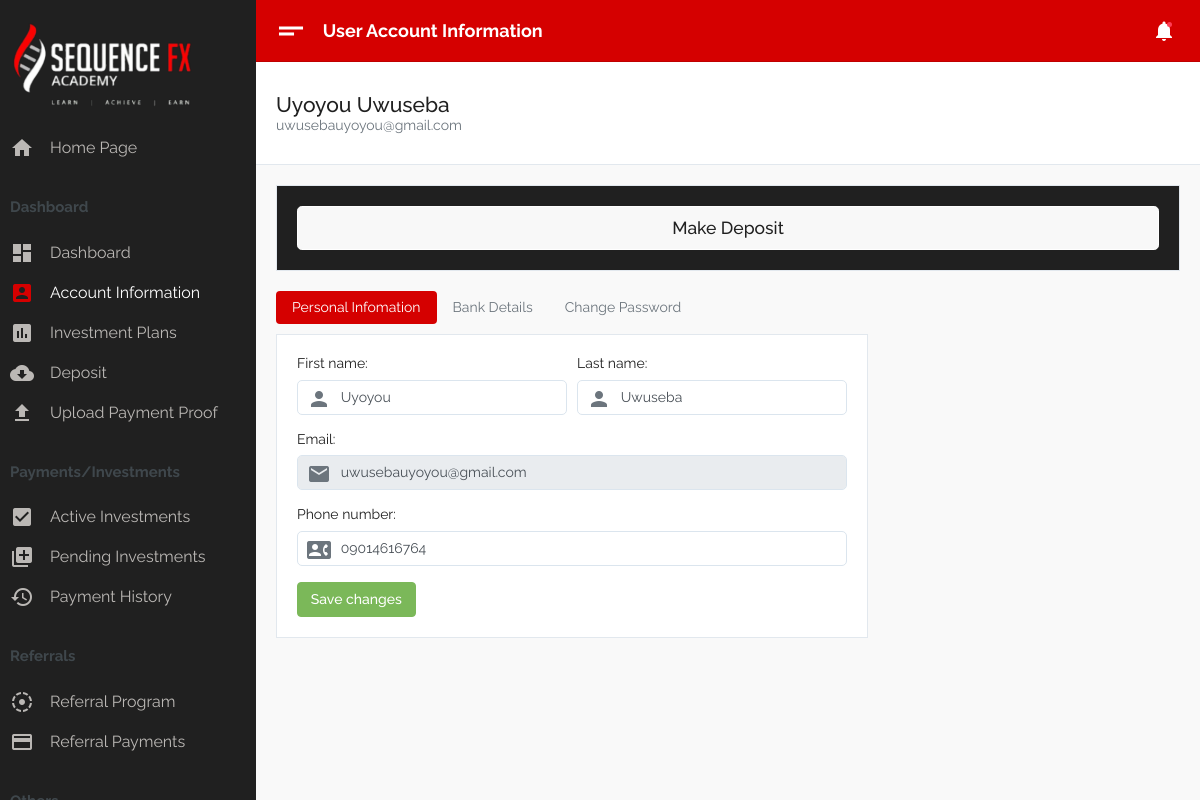
/dashboard/account-info (signed in), run on the app's committed database.
### dashboard/models.py (models this page shows, shortened)
class User(models.Model):
    first_name = models.CharField(max_length=30)
    last_name = models.CharField(max_length=30)
    email = models.EmailField(blank=True,unique=True)
    password = models.CharField(max_length=300)
    country = models.CharField(max_length=50,null=True,blank=True)
    phone_number = models.CharField(max_length=50,null=True,blank=True)
    bank_name = models.CharField(max_length=20,null=True,blank=True)
    bank_account_number = models.CharField(max_length=20,null=True,blank=True)
    bank_account_name=models.CharField(max_length=50,null=True,blank=True)
    is_verified = models.BooleanField(default=False)

### dashboard/views.py (the view, shortened to what this page needs)
# urls.py: path("account-info",views.account_info,name="account-info"),
def account_info(request):
    try:
        uid=request.session['user_id']
    except KeyError:
        return HttpResponseRedirect(reverse('mainsite:login'))
    else:
        try:
            user=User.objects.get(pk=uid)
        except User.DoesNotExist:
            return HttpResponseRedirect(reverse('mainsite:login'))
        else:
            change_form=UserInformationChangeForm(instance=user)
            bank_form=BankForm(instance=user)
            password_change_form=PasswordChangeForm()
            context={
                'form':change_form,
                'bank_form':bank_form,
                'pass_form':password_change_form,
                'page_name': 'User Account Information',
                'user':user,
                'slug':'account-info'
            }
    change_form=UserInformationChangeForm(instance=user)
    bank_form=BankForm(instance=user)
    password_change_form=PasswordChangeForm()
    return render(request,"dashboard/account-info.html",context)

### dashboard/forms.py (shortened to what this page needs)
class UserInformationChangeForm(forms.ModelForm):
    error_messages={
        'invalid_input':'Please fill out the change form with valid input.',
    }
    class Meta:
        model=User
        fields=['first_name','last_name','email','phone_number']

class BankForm(forms.ModelForm):
    class Meta:
        model=User
        fields=['bank_name','bank_account_number','bank_account_name']

### dashboard/templates/dashboard/account-info.html (shortened to what this page needs)
{% extends './base.html' %}
{% load widget_tweaks %}
{% block content %}
<div class="container-fluid">
    <ul class="nav nav-pills mb-2" id="accountTabs" role="tablist">
        <li class="nav-item">
            <a class="nav-link active" id="overview-tab" data-toggle="tab" href="#overview" role="tab" aria-controls="overview">Personal Infomation</a>
        </li>
        <li class="nav-item">
            <a class="nav-link" id="billing-tab" data-toggle="tab" href="#billing" role="tab" aria-controls="billing">Bank Details</a>
        </li>
        <li class="nav-item">
            <a class="nav-link" id="settings-tab" data-toggle="tab" href="#settings" role="tab" aria-controls="settings">Change Password</a>
        </li>
    </ul>
    <div class="tab-content" id="accountTabsContent">
        <div class="tab-pane fade show active" id="overview" role="tabpanel" aria-labelledby="overview-tab">
            <div class="row">
                <div class="col-lg-8">
                    <div class="card card-account">
                        <div class="card-body">
                            <form method="POST" action="{% url 'dashboard:account-info' %}?type=change-account-info">
                                <div class="form-row">
                                    <div class="form-group col-lg-6">
                                        {{ form.first_name.label_tag }}
                                        <div class="input-group input-group--inline">
                                            <div class="input-group-addon">
                                            </div>
                                            {{ form.first_name | add_class:'form-control' }}
                                        </div>
                                    </div>
                                    <div class="form-group col-lg-6">
                                        {{ form.last_name.label_tag }}
                                        <div class="input-group input-group--inline">
                                            <div class="input-group-addon">
                                            </div>
                                            {{ form.last_name | add_class:'form-control' }}
                                        </div>
                                    </div>
                                </div>
                                <div class="form-group">
                                    {{ form.email.label_tag }}
                                    <div class="input-group input-group--inline">
                                        <div class="input-group-addon">
                                        </div>
                                        {{ form.email | add_class:'form-control' | attr:'disabled:disabled' }}
                                    </div>
                                </div>
                                <div class="form-group">
                                    {{ form.phone_number.label_tag }}
                                    <div class="input-group input-group--inline">
                                        <div class="input-group-addon">
                                        </div>
                                        {{ form.phone_number | add_class:'form-control' }}
                                    </div>
                                </div>
                                <button class="btn btn-success">Save changes</button>
                            </form>
                        </div>
                    </div>
                </div>
                <div class="col-lg-4"></div>
            </div>
        </div>
    </div>
</div>
{% endblock %}

### dashboard/templates/dashboard/base.html (shortened to what this page needs)
<!DOCTYPE html>
<html lang="en" dir="ltr">
    {% load static %}
<head>
    <link type="text/css" href="{% static 'dashboard/assets/css/vendor-morris.css' %}" rel="stylesheet">
    <link type="text/css" href="{% static 'dashboard/assets/css/vendor-bootstrap-datepicker.css' %}" rel="stylesheet">
    <link type="text/css" href="{% static 'dashboard/assets/css/app.css' %}" rel="stylesheet">
    <link type="text/css" href="{% static 'dashboard/assets/css/app.rtl.css' %}" rel="stylesheet">
    <link type="text/css" href="{% static 'dashboard/assets/vendor/simplebar.css' %}" rel="stylesheet">
</head>
<body>
    <div class="mdk-drawer-layout js-mdk-drawer-layout" data-fullbleed data-push data-responsive-width="992px" data-has-scrolling-region>
        <div class="mdk-drawer-layout__content">
            <div class="mdk-header-layout js-mdk-header-layout  mdk-header--fixed  mdk-header-layout__content--scrollable">
                <div class="mdk-header js-mdk-header bg-primary" data-fixed>
                    <div class="mdk-header__content">
                        <nav class="navbar navbar-expand-md bg-primary navbar-dark d-flex-none">
                            <button class="btn btn-link text-white pl-0" type="button" data-toggle="sidebar">
    <i class="material-icons align-middle md-36">short_text</i>
  </button>
                            <div class="page-title m-0">{{ page_name }}</div>
                            <div class="collapse navbar-collapse" id="mainNavbar">
                                <ul class="navbar-nav ml-auto align-items-center">
                                    <li class="nav-item dropdown notifications d-flex align-self-center align-items-center" id="navbarNotifications">
                                        <a href="#" class="nav-link dropdown-toggle notifications--active" data-toggle="dropdown" aria-expanded="false">
          <i class="material-icons align-middle">notifications</i>
        </a>
                                    </li>
                                </ul>
                            </div>
                        </nav>
                    </div>
                </div>
                <div class="mdk-header-layout__content top-navbar mdk-header-layout__content--scrollable h-100">
                    <div class="py-4 mb-3 bg-white border-bottom">
                        <div class="container-fluid container-account">
                            <div class="row">
                                <div class="col-lg-6">
                                    <div class="media media-user-info align-items-center">
                                        <div class="media-body lh-1">
                                            <p class="h4 m-0"> {{ user.first_name }} {{ user.last_name }} </p>
                                            <p class="text-muted mb-0"> {{ user.email }} </p>
                                        </div>
                                    </div>
                                </div>
                                <div class="col-lg-6"></div>
                            </div>
                        </div>
                    </div>
                    {% block global %}
                        {% include './info.html'%}
                    {% endblock %}
                    {% block content %}{% endblock %}
                <br /><br /><br /><br /><br />
                </div>
            </div>
        </div>
        <div class="mdk-drawer js-mdk-drawer" id="default-drawer">
            <div class="mdk-drawer__content">
                <div class="mdk-drawer__inner" data-simplebar data-simplebar-force-enabled="true">
                    <nav class="drawer  drawer--dark">
                        <div class="drawer-spacer">
                            <div class="media align-items-center">
                                <a href="{% url 'mainsite:index' %}" class="h5 m-0 text-link"><img src="{% static 'dashboard/assets/images/logo-icon.png' %}" alt="logo"></a>
                            </div>
                        </div>
                        <ul class="drawer-menu" id="dasboardMenu" data-children=".drawer-submenu">
                            <li class="drawer-menu-item">
                                <a href="{% url 'mainsite:index' %}">
        <i class="material-icons">home</i>
        <span class="drawer-menu-text"> Home Page</span>
      </a>
                            </li>
                        </ul>
                        <div class="py-2 drawer-heading">
                            Dashboard
                        </div>
                        <ul class="drawer-menu" id="dasboardMenu" data-children=".drawer-submenu">
                            <li class="drawer-menu-item {% if slug == 'index' %} active {% endif %}">
                                <a href="{% url 'dashboard:index' %}">
        <i class="material-icons">dashboard</i>
        <span class="drawer-menu-text"> Dashboard</span>
      </a>
                            </li>
                            <li class="drawer-menu-item {% if slug == 'account-info' %} active {% endif %}">
                                <a href="{% url 'dashboard:account-info' %}">
        <i class="material-icons">account_box</i>
        <span class="drawer-menu-text"> Account Information</span>
      </a>
                            </li>
                            <li class="drawer-menu-item {% if slug == 'investment-plans' %} active {% endif %}">
                                <a href="{% url 'dashboard:investment-plans' %}">
        <i class="material-icons">insert_chart</i>
        <span class="drawer-menu-text"> Investment Plans</span>
      </a>
                            </li>
                            <li class="drawer-menu-item {% if slug == 'make-deposit' %} active {% endif %}">
                                <a href="{% url 'dashboard:deposit' %}">
        <i class="material-icons">cloud_download</i>
        <span class="drawer-menu-text"> Deposit </span>
      </a>
                            </li>
                            <li class="drawer-menu-item {% if slug == 'upload-pop' %} active {% endif %}">
                                <a href="{% url 'dashboard:upload-pop' %}">
        <i class="material-icons">file_upload</i>
        <span class="drawer-menu-text"> Upload Payment Proof</span>
      </a>
                            </li>
                        </ul>
                        <div class="py-2 drawer-heading">
                            Payments/Investments
                        </div>
                        <ul class="drawer-menu" id="dasboardMenu" data-children=".drawer-submenu">
                            <li class="drawer-menu-item {% if slug == 'active-investments' %} active {% endif %}">
                                <a href="{% url 'dashboard:active-investments' %}">
        <i class="material-icons">check_box</i>
        <span class="drawer-menu-text"> Active Investments</span>
      </a>
                            </li>
                            <li class="drawer-menu-item {% if slug == 'pending-investments' %} active {% endif %}">
                                <a href="{% url 'dashboard:pending-investments' %}">
        <i class="material-icons">queue</i>
        <span class="drawer-menu-text"> Pending Investments</span>
      </a>
                            </li>
                            <li class="drawer-menu-item {% if slug == 'payment-history' %} active {% endif %}">
                                <a href="{% url 'dashboard:payment-history' %}">
        <i class="material-icons">history</i>
        <span class="drawer-menu-text"> Payment History</span>
      </a>
                            </li>
                        </ul>
                        <div class="py-2 drawer-heading">
                            Referrals
                        </div>
                        <ul class="drawer-menu" id="dasboardMenu" data-children=".drawer-submenu">
                            <li class="drawer-menu-item {% if slug == 'referral-program' %} active {% endif %}">
                                <a href="{% url 'dashboard:referral-program' %}">
        <i class="material-icons">filter_tilt_shift</i>
        <span class="drawer-menu-text"> Referral Program</span>
      </a>
                            </li>
                            <li class="drawer-menu-item {% if slug == 'referral-payments' %} active {% endif %}">
                                <a href="{% url 'dashboard:referral-payments' %}">
        <i class="material-icons">payment</i>
        <span class="drawer-menu-text"> Referral Payments</span>
      </a>
                            </li>
                        </ul>
                        <div class="py-2 drawer-heading">
                        </div>
                    </nav>
                </div>
            </div>
        </div>
    </div>
</body>
</html>

### data on the page
User: first_name "Uyoyou", last_name "Uwuseba", email "uwusebauyoyou@gmail.com", phone_number "09014616764"

### other printed values
{{ page_name }} "User Account Information"
